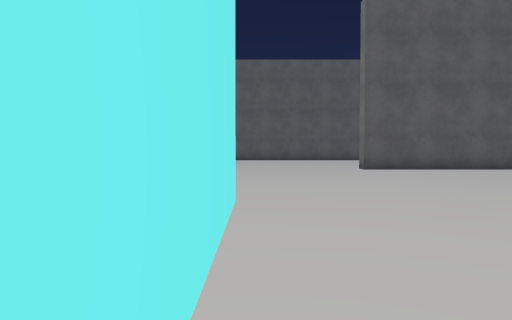
view 1 (above)

24 first-person views from a walk through a scene from a Unity 3-D project. The camera is 1.3 m above the floor, tilts 2° down and sees 70° across. The floor is counted in squares, 2 m on a side. Each view is taken from the middle of a square. On the plan, view 1 faces up. The plan holds only what a view shows up to about 11 squares ahead; the rest is blank. The place goes on beyond the plan. The player is left out. Surface patterns are stand-ins for the level's own textures.

view 2
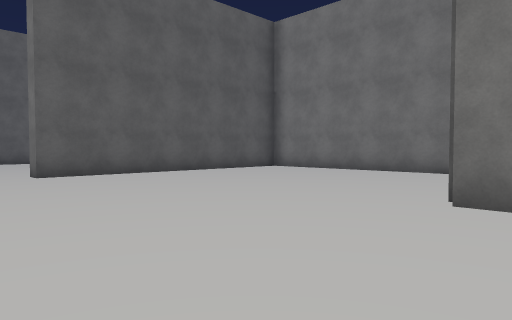

view 3
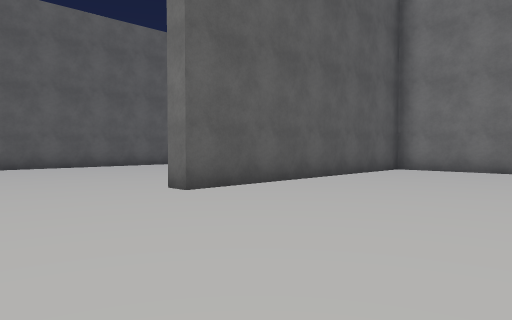

view 4
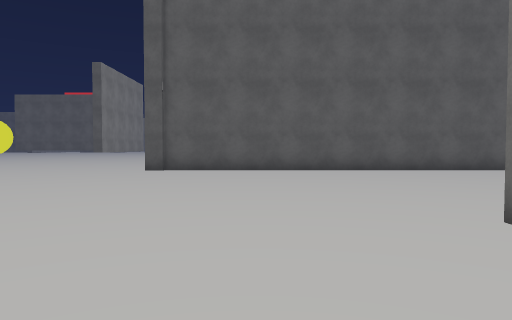

view 5
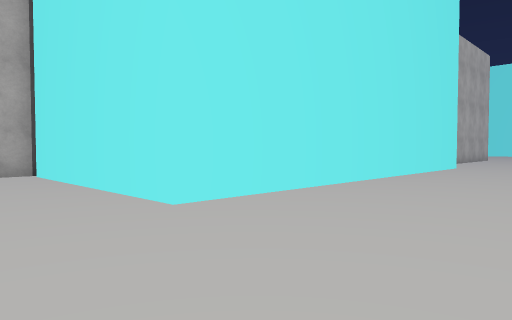

view 6
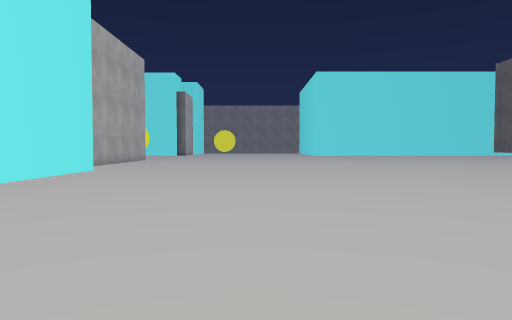

view 7
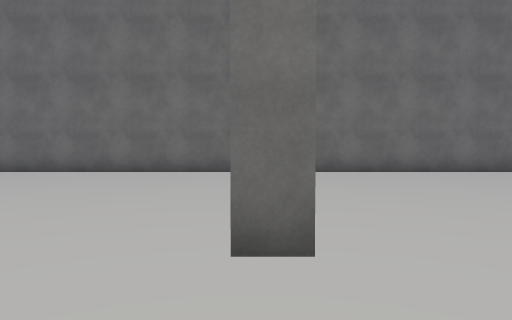

view 8
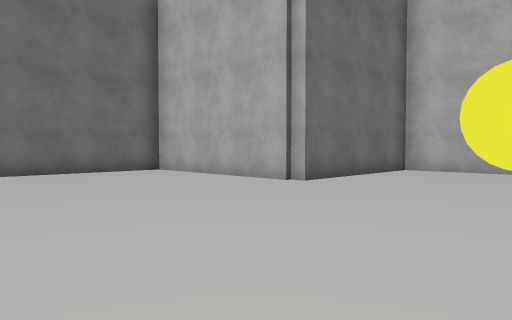

view 9
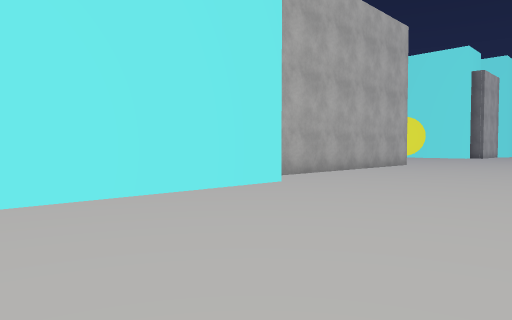

view 10
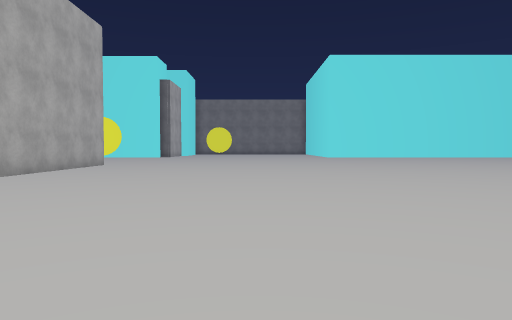

view 11
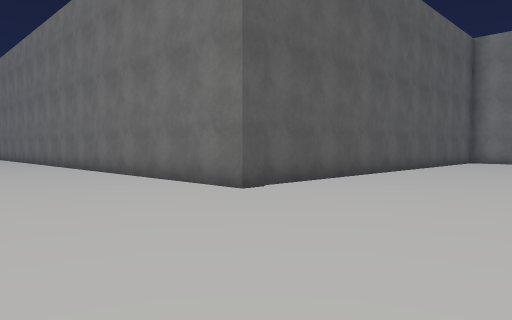

view 12
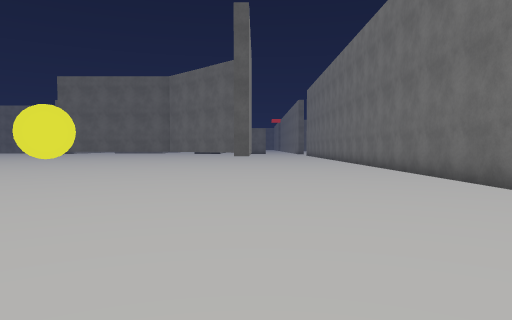

view 13
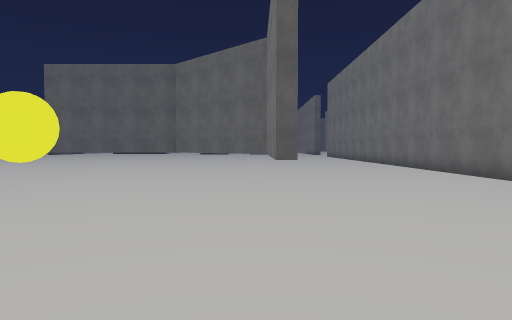

view 14
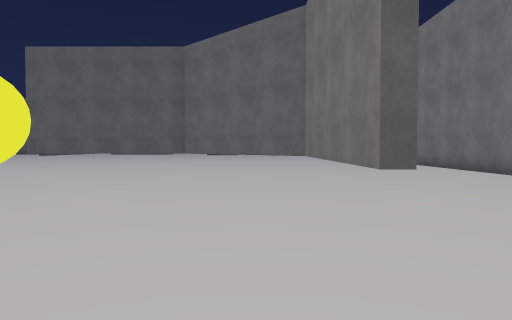

view 15
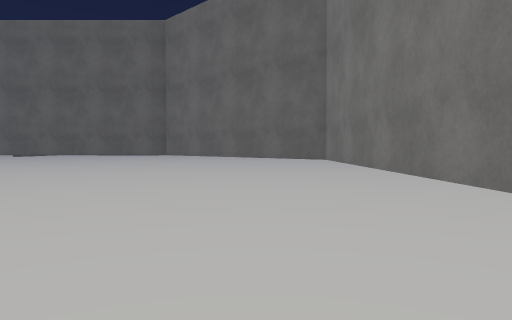

view 16
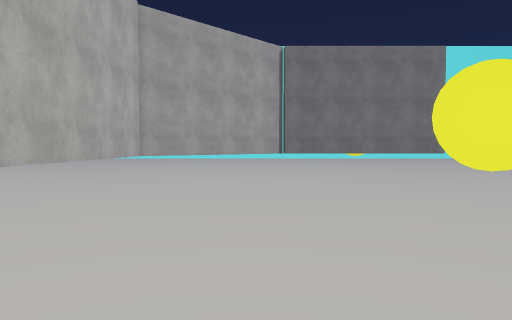

view 17
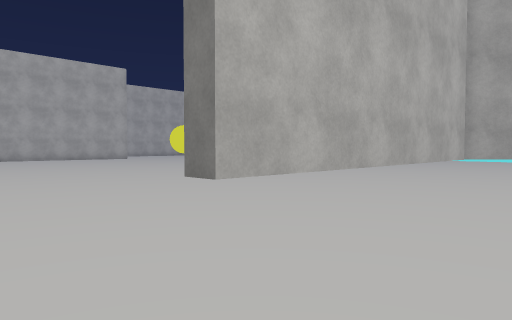

view 18
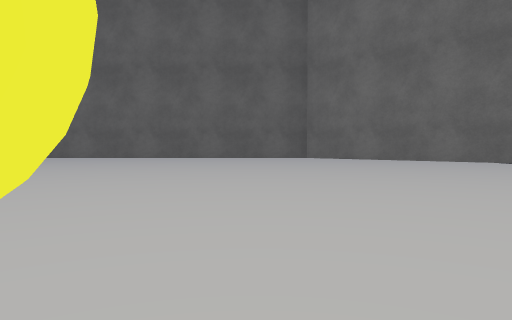

view 19
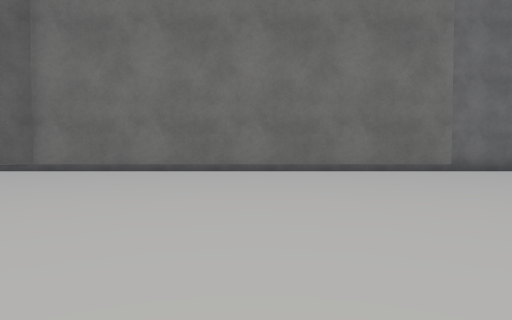

view 20
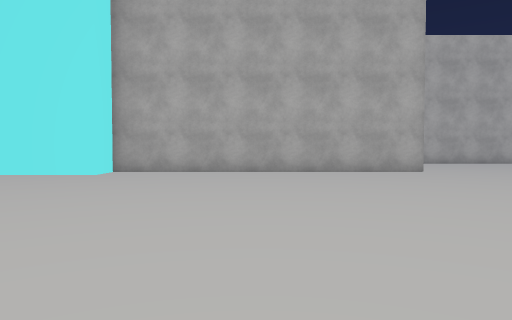

view 21
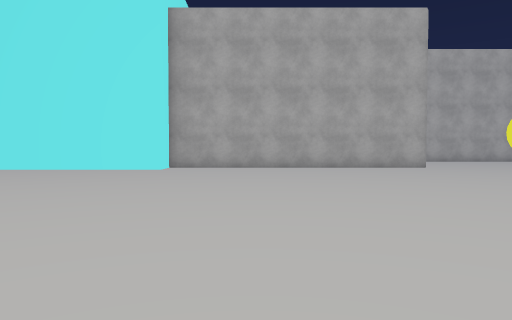

view 22
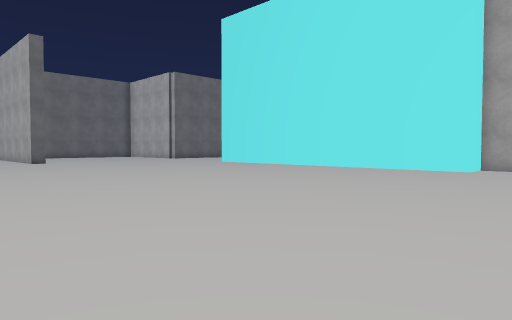

view 23
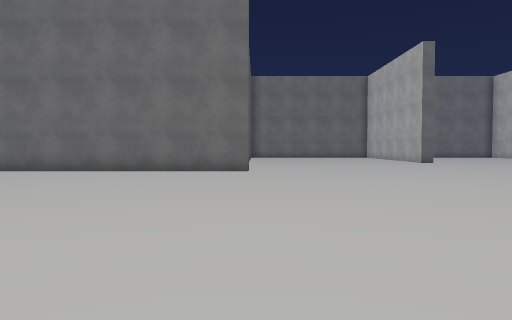

view 24
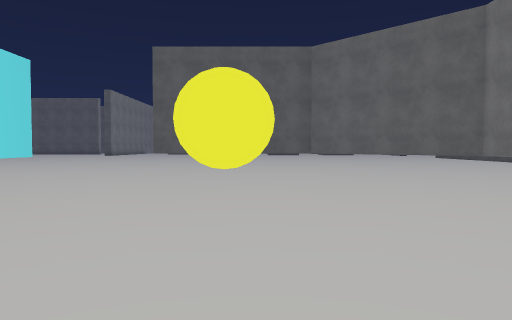

### Floor plan
Key: @ floor where view 1 was taken; # wall or solid block; . floor; T thing the floor can be seen under or through.
Columns run from 18 left of view 1 to 11 right of it. Each row starts with its distance up from view 1.
 35   .....##.....  #
 34   ......TT......#
 33   .......TT.....#
 32 ..........TT....#
 31 ...........T....#
 30 ...........T....#
 29 .... #.....T....#
 28 ....##.....T....#
 27 ...........T....#
 26 ...........T....#
 25 ...........T....#
 24 ................#
 23 ................#
 22 ................#
 21 #...............#
 20  TTTTTTT........#
 19 ................#
 18 ................###########  #
 17 .............................#
 16   ...........................#
 15   ...........................#
 14   ...........................#
 13   ...........................#
 12   ...........................#
 11   ....................########
 10  ............................#
  9  ............................#
  8 .............................#
  7 .............................#
  6 .............................#
  5 .............................#
  4 ........##########...........#
  3 #########        #......######
  2                  #..#...#
  1                  #..##..#
  0                  #@. ...#
 -1                  #.  ...#
 -2                  ##  ####

Positions as (right, up) in squares from view 1, and headings:
1: (0, 0), facing up
2: (1, 2), facing up-right
3: (0, 6), facing up-right
4: (1, 8), facing up
5: (2, 8), facing down-left
6: (0, 9), facing left
7: (1, 11), facing right
8: (1, 9), facing down-right
9: (-5, 9), facing down-left
10: (-5, 9), facing left
11: (-6, 14), facing up-right
12: (-6, 15), facing up
13: (-7, 18), facing up
14: (-8, 21), facing up
15: (-8, 24), facing up
16: (-7, 24), facing left
17: (-9, 23), facing down-left
18: (-12, 27), facing up
19: (-12, 28), facing right
20: (-14, 13), facing down
21: (-13, 15), facing down
22: (-13, 15), facing down-right
23: (-12, 18), facing right
24: (-13, 21), facing up
